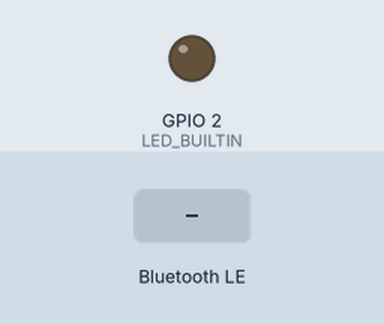
Bench run of a program on a simulated ESP32. Shown: output pins drawn as LEDs (lit = HIGH). The test bench sets the inputs (shaded band). Nothing arrives over Bluetooth unless stated; a phone connects over Bluetooth LE 3 s after start; what the program prints to the serial monitor is not drawn.

Above: at 1.2 s.
1.3 s: Bluetooth LE write "5" received
At 2.3 s:
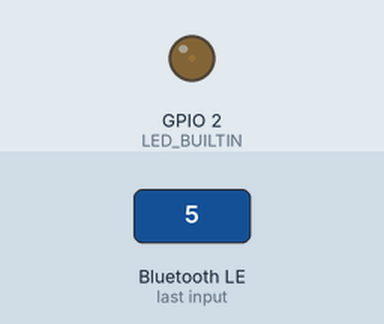
2.8 s: Bluetooth LE write "90" received
At 3.5 s:
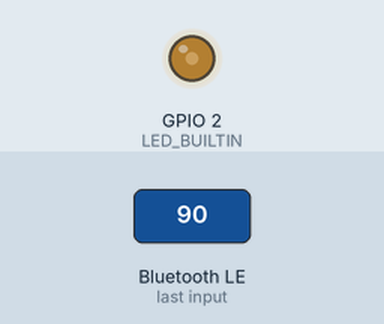
4.3 s: Bluetooth LE write "200" received
At 4.6 s:
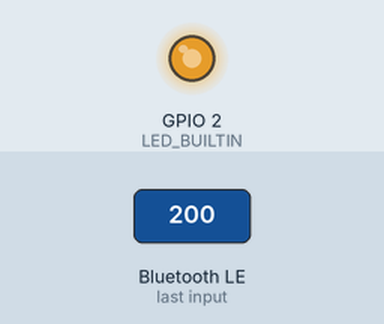
Timing chart, 0 to 7.3 s (numbered marks = the images above; inputs shaded):
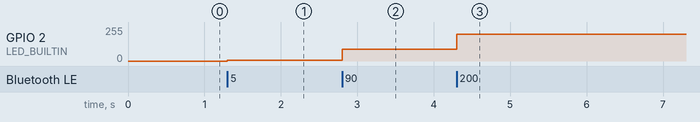

The program:

main.cpp
```cpp
/*
    Based on Neil Kolban example for IDF: https://github.com/nkolban/esp32-snippets/blob/master/cpp_utils/tests/BLE%20Tests/SampleServer.cpp
    Ported to Arduino ESP32 by Evandro Copercini
    updates by chegewara
    https://www.electronics-lab.com/project/using-the-ble-functionality-of-the-esp32/
*/
#include <Arduino.h>

#include <BLEDevice.h>
#include <BLEUtils.h>
#include <BLEServer.h>
#include <BLE2902.h>

#include "esp_bt_main.h"
#include "esp_bt_device.h"

// See the following for generating UUIDs:
// https://www.uuidgenerator.net/

#define SERVICE_UUID "4fafc201-1fb5-459e-8fcc-c5c9c331914c"
#define CHARACTERISTIC_UUID "beb5483e-36e1-4688-b7f5-ea07361b26a9"

bool deviceConnected = false;
bool oldDeviceConnected = false;

class MyServerCallbacks: public BLEServerCallbacks {
    void onConnect(BLEServer* pServer) {
      Serial.println("device connected");
      deviceConnected = true;
      BLEDevice::startAdvertising();
    };

    void onDisconnect(BLEServer* pServer) {
      Serial.println("device disconnected");
      deviceConnected = false;
    }
};

class MyCallbacks : public BLECharacteristicCallbacks
{
  void onWrite(BLECharacteristic *pCharacteristic)
  {
    std::string value = pCharacteristic->getValue();

    if (value.length() > 0)
    {
      Serial.println("*********");
      Serial.print("New value: ");

      int val = atoi ( value.c_str());
      ledcWrite(0, val);
      Serial.print(val);

      //for (int i = 0; i < value.length(); i++)
      //  Serial.print(value[i]);

      Serial.println();
      Serial.println("*********");
    }
  }
};

void setup()
{
  Serial.begin(115200);
  Serial.println("Starting BLE work!");

  pinMode ( LED_BUILTIN, OUTPUT);
  ledcAttachPin(LED_BUILTIN, 0);
  ledcSetup(0, 1000, 8); // Channel 0 to 1kHz with 8bit
  ledcWrite(0, 0);


  BLEDevice::init("BLE-ESP32");
  BLEServer *pServer = BLEDevice::createServer();
  pServer->setCallbacks(new MyServerCallbacks());

  BLEService *pService = pServer->createService(SERVICE_UUID);
  BLECharacteristic *pCharacteristic = pService->createCharacteristic(
      CHARACTERISTIC_UUID,
      BLECharacteristic::PROPERTY_READ |
          BLECharacteristic::PROPERTY_WRITE);

  pCharacteristic->setCallbacks(new MyCallbacks());
  pCharacteristic->setValue("0");
  pCharacteristic->addDescriptor(new BLE2902());

  pService->start();

  // BLEAdvertising *pAdvertising = pServer->getAdvertising();  // this still is working for backward compatibility
  BLEAdvertising *pAdvertising = BLEDevice::getAdvertising();
  pAdvertising->addServiceUUID(SERVICE_UUID);
  pAdvertising->setScanResponse(true);
  pAdvertising->setMinPreferred(0x06); // functions that help with iPhone connections issue
  pAdvertising->setMinPreferred(0x12);

  BLEDevice::startAdvertising();
  Serial.println("Characteristic defined! Now you can read it in your phone!");

  const uint8_t *point = esp_bt_dev_get_address();
  for (int i = 0; i < 6; i++)
  {
    char str[3];
    sprintf(str, "%02X", (int)point[i]);
    Serial.print(str);
    if (i < 5)
    {
      Serial.print(":");
    }
  }
}

int c = 0;
void loop()
{
  // put your main code here, to run repeatedly:
  delay(1000);
  Serial.print (".");
  c++;
  if ( c>60) {
    Serial.println ("");
    c=0;
  }
}
```

Measured:
- after the input at 1.3 s, GPIO 2 (LED_BUILTIN): 0/255 → 5/255 at once
- after the input at 2.8 s, GPIO 2 (LED_BUILTIN): 5/255 → 90/255 at once
- after the input at 4.3 s, GPIO 2 (LED_BUILTIN): 90/255 → 199/255 at once
